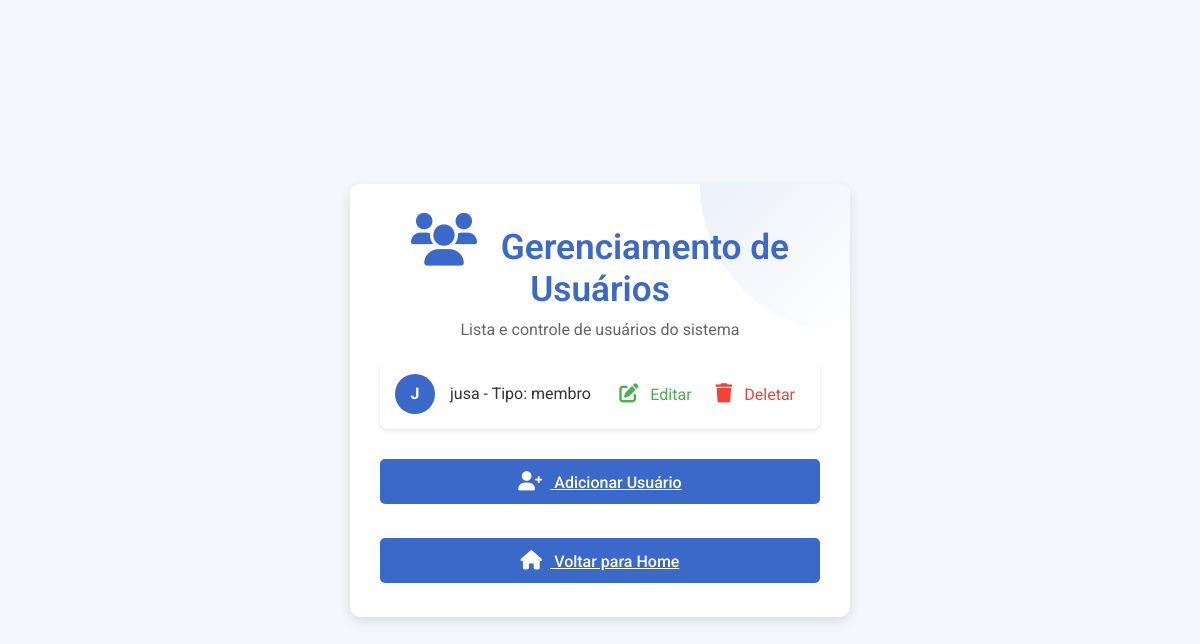
The app's page /usuarios/, older data.
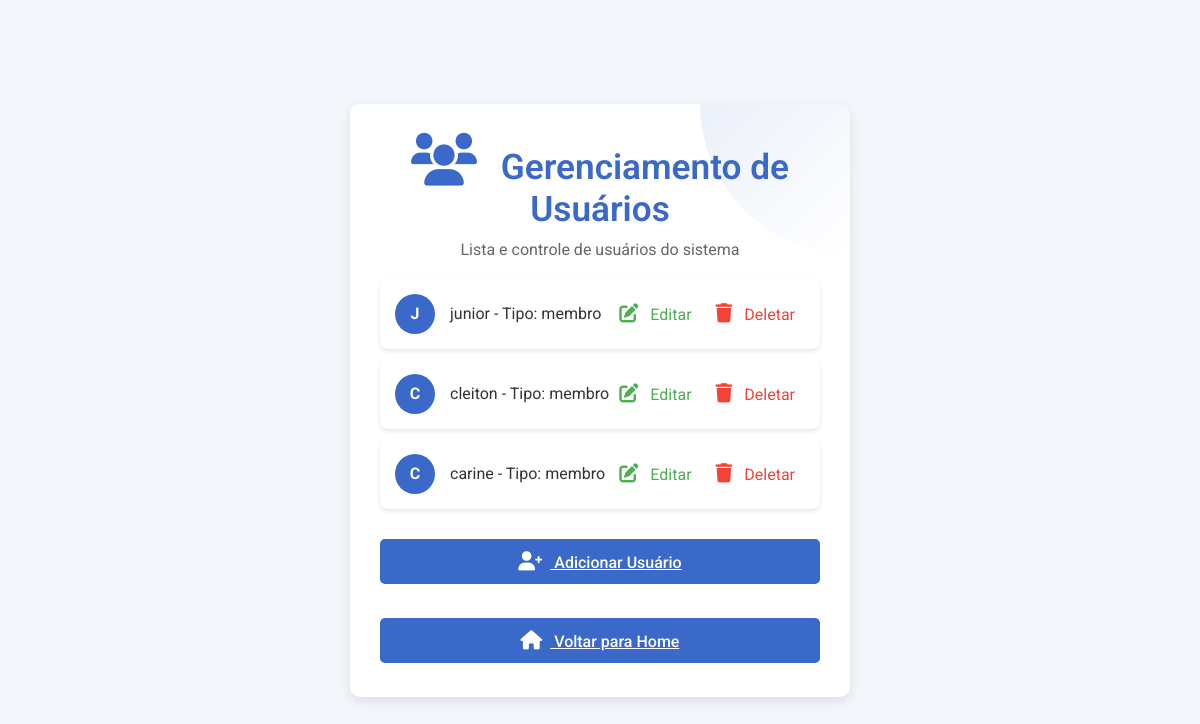
The same page, newer data.
### livros/models.py (models this page shows, shortened)
class Usuario(models.Model):
    nome = models.CharField(max_length=100, null=False, blank=False)
    tipo = models.CharField(max_length=50, choices=[('membro', 'Membro')], default='membro')

### livros/views.py (the view)
# urls.py: path('usuarios/', UsuarioListView.as_view(), name='usuario_list'),
class UsuarioListView(ListView):
    model = Usuario
    template_name = 'livros/usuario_list.html'

### livros/templates/livros/usuario_list.html (shortened to what this page needs)
<!DOCTYPE html>
<html lang="pt-BR">
<head>
    {% load static %}
    <link rel="stylesheet" href="{% static 'style.css' %}">
    <link rel="stylesheet" href="https://cdnjs.cloudflare.com/ajax/libs/font-awesome/6.0.0/css/all.min.css">
</head>
<body>
    <div class="container">
        <header>
            <h1><i class="fas fa-users"></i> Gerenciamento de Usuários</h1>
            <p>Lista e controle de usuários do sistema</p>
        </header>
        <main>
            <ul class="user-list">
                {% for usuario in object_list %}
                <li class="user-item">
                    <div class="user-info">
                        <div class="user-avatar">{{ usuario.nome|make_list|first|upper }}</div>
                        <span>{{ usuario.nome }} - Tipo: {{ usuario.tipo }}</span>
                    </div>
                    <div class="action-links">
                        <a href="{% url 'usuario_update' usuario.pk %}" class="btn-edit"><i class="fas fa-edit"></i> Editar</a>
                        <a href="{% url 'usuario_delete' usuario.pk %}" class="btn-delete"><i class="fas fa-trash"></i> Deletar</a>
                    </div>
                </li>
                {% empty %}
                <li>Nenhum usuário cadastrado.</li>
                {% endfor %}
            </ul>
            <div class="add-user">
                <a href="{% url 'usuario_create' %}" class="btn btn-primary"><i class="fas fa-user-plus"></i> Adicionar Usuário</a>
            </div>
            <div class="back-home">
                <a href="{% url 'index' %}" class="btn btn-logout"><i class="fas fa-home"></i> Voltar para Home</a>
            </div>
        </main>
    </div>
</body>
</html>

Row changes from the older to the newer data that the page shows:
removed Usuario: nome|make_list "J", nome "jusa", tipo "membro"
added Usuario: nome|make_list "J", nome "junior", tipo "membro"
added Usuario: nome|make_list "C", nome "cleiton", tipo "membro"
added Usuario: nome|make_list "C", nome "carine", tipo "membro"
